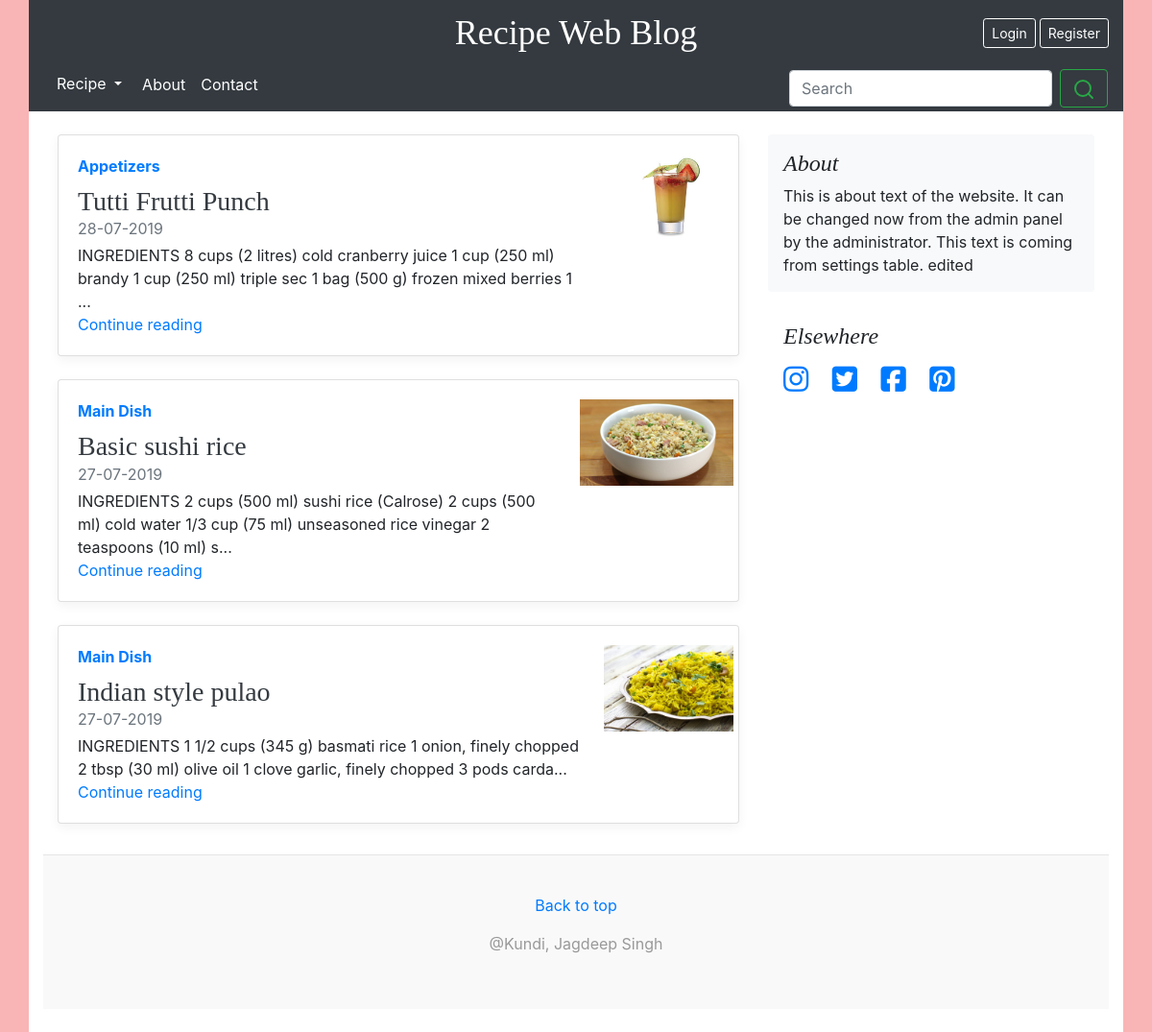
/category.php?id=1, run on the app's committed database.
### tables this page shows
CREATE TABLE `settings` (
  `id` int(10) UNSIGNED NOT NULL,
  `name` varchar(32) NOT NULL,
  `value` varchar(400) NOT NULL,
  `last_changed` timestamp NOT NULL DEFAULT CURRENT_TIMESTAMP
);

CREATE TABLE `recipe` (
  `id` int(11) NOT NULL,
  `name` varchar(50) NOT NULL,
  `serving` tinyint(4) NOT NULL,
  `cooking_time` int(11) NOT NULL,
  `prep_time` int(11) NOT NULL,
  `meal_type_id` int(11) NOT NULL,
  `main_picture` text NOT NULL,
  `description` text NOT NULL,
  `nutrition_fact` text,
  `date` timestamp NOT NULL DEFAULT CURRENT_TIMESTAMP,
  `user_id` int(11) NOT NULL
);

CREATE TABLE `meal_type` (
  `id` int(11) NOT NULL,
  `name` varchar(40) NOT NULL,
  `description` varchar(400) NOT NULL
);

### includes/functions.php (called while the page is built, shortened)
<?php
function is_loggedin() {
  return isset($_SESSION['user_id']);
}
function get_setting($name) {
  $table_name = 'settings';
  $db = (new Database())->getConnection();
  $stmt = $db->prepare('SELECT value FROM '. $table_name .' WHERE name = "'.$name.'" LIMIT 1');
  $stmt->execute();
  if($stmt->rowCount() > 0) {
    return $stmt->fetch()[0];
  } else {
    return null;
  }
}
function get_data_by_id($tablename, $id) {
  $db = (new Database)->getConnection();
  $query = 'SELECT * FROM '. $tablename . ' WHERE id = '. $id;
  $stmt = $db->prepare($query);
  $stmt->execute();
  return $stmt->fetch();
}

### category.php (the view, shortened to what this page needs)
<?php
  $query = 'SELECT * FROM `recipe_category` WHERE `category_id` = '.$_GET['id'];
  $db = (new Database)->getConnection();
  $stmt = $db->prepare($query);
  $stmt->execute();
  $post_ids = $stmt->fetchAll(PDO::FETCH_COLUMN);
  if(!empty($post_ids)) {
    $query = 'SELECT * FROM recipe WHERE id IN ('. implode(',', $post_ids).')';
    $stmt = $db->prepare($query);
    $stmt->execute();
    $posts = $stmt->fetchAll(PDO::FETCH_ASSOC);
  } else {
    $posts = array();
  }
  $total_posts = count($posts);
  include_once 'partials/header.php';
?>
  <main role="main" class="container">
    <div class="row">
      <div class="col-md-8 blog-main">
        <div class="row mb-2">
        <?php
          if($total_posts == 0) {
            echo '<div class="p-3 mb-3">No posts found</div>';
          } else {
            while($total_posts > 0) {
              $index = $total_posts-1;
              echo '<div class="col-md-12">
                <div class="card flex-md-row mb-4 box-shadow h-md-300">
                  <div class="card-body d-flex flex-column align-items-start">
                    <strong class="d-inline-block mb-2 text-primary">' . get_data_by_id('meal_type', $posts[$index]['meal_type_id'])['name'] . '</strong>
                    <h3 class="mb-0">
                      <a class="text-dark" href="single-post.php?id=' . $posts[$index]['id'] . '">' . $posts[$index]['name'] . '</a>
                    </h3>
                    <div class="mb-1 text-muted">' . date('d-m-Y', strtotime(str_replace('-','/', $posts[$index]['date']))) . '</div>
                    <p class="card-text mb-auto">' . strip_tags(substr($posts[$index]['description'],0,get_setting('excerpt_length'))) . '... </p>
                    <a href="single-post.php?id=' . $posts[$index]['id'] . '">Continue reading</a>
                  </div>
                  <img class="card-img-right flex-auto d-none d-md-block" src="' . $posts[$index]['main_picture'] . '" alt="Card image cap">
                </div>
              </div>';
              $total_posts--;
            }
          }
        ?>
        </div>
      </div>
      <?php include_once 'partials/sidebar-widget.php'; ?>
    </div>
  </main>
<?php
    include_once 'partials/footer.php';

### partials/header.php (shortened to what this page needs)
<?php
  $website_name = get_setting('website_name');
?>
<!doctype html>
<html lang="en">
  <head>
    <link rel="stylesheet" href="css/bootstrap.min.css" media="all" />
    <link rel="stylesheet" href="css/main.css" media="all" />
    <link rel="stylesheet" href="https://maxcdn.bootstrapcdn.com/font-awesome/4.5.0/css/font-awesome.min.css">
  </head>
  <body>
    <header class="blog-header container py-3 bg-dark">
      <div class="row flex-nowrap justify-content-between align-items-center">
        <div class="col-4 pt-1">
        </div>
        <div class="col-4 text-center">
          <a class="blog-header-logo text-white" href="index.php"><?php echo $website_name? $website_name : get_config('app', 'name'); ?></a>
        </div>
        <div class="col-4 d-flex justify-content-end align-items-center">
          <?php
            if(is_loggedin()) {
              if(is_admin()) {
                echo '<a class="btn btn-sm btn-outline-secondary mr-1" href="dashboard"> Dashboard </a>';
              } else {
                echo '<a class="btn btn-sm btn-outline-secondary mr-1" href="profile.php"> Profile </a>';
              }
              echo '<a class="btn btn-sm btn-outline-secondary" href="logout.php"> Sign out </a>';
            } else {
              echo '<a class="btn btn-sm btn-outline-secondary mr-1 border-white text-white" href="login.php"> Login </a> <a class="btn btn-sm btn-outline-secondary border-white text-white" href="register.php"> Register </a>';
            }
          ?>
        </div>
      </div>
    </header>
    <div class="container p-0">
      <div class="">
        <nav class="nav d-flex justify-content-start navbar-dark bg-dark px-3">
          <div class="dropdown">
            <button type="button" class="btn btn-default dropdown-toggle text-white" data-toggle="dropdown">
              Recipe
            </button>
          </div>
          <a class="p-2 text-white" href="about.php">About</a>
          <a class="p-2 text-white" href="contact.php">Contact</a>
          <form class="form-inline my-2 my-lg-1 ml-auto" action="search.php">
            <input class="form-control mr-sm-2" name="search" type="search" placeholder="Search" aria-label="Search">
            <button class="btn btn-outline-success my-2 my-sm-0" type="submit"><span data-feather="search"></span></button>
          </form>
        </nav>
      </div>
    </div>
    <div class="container bg-white py-4">

### partials/sidebar-widget.php (shortened to what this page needs)
<aside class="col-md-4 side-widget">
    <div class="p-3 mb-3 bg-light rounded">
        <h4 class="font-italic">About</h4>
        <p class="mb-0">
        <?php
            echo get_setting('website_about');
        ?>
        </p>
    </div>
    <div class="p-3 social-icon">
        <h4 class="font-italic">Elsewhere</h4>
        <ol class="list-unstyled">
        <li><a href="<?php echo get_setting('instagram_link'); ?>" target="new"><i class="fab fa-instagram"></i></a></li>
        <li><a href="<?php echo get_setting('twitter_link'); ?>" target="new"><i class="fab fa-twitter-square"></i></a></li>
        <li><a href="<?php echo get_setting('facebook_link'); ?>" target="new"><i class="fab fa-facebook-square"></i></a></li>
        <li><a href="<?php echo get_setting('pinterest_link'); ?>" target="new" target="new"><i class="fab fa-pinterest-square"></i></a></li>
        </ol>
    </div>
</aside>

### partials/footer.php (shortened to what this page needs)
<footer class="blog-footer">
      <p>
        <a href="#">Back to top</a>
		<p> @Kundi, Jagdeep Singh</p>
      </p>
    </footer>
  </body>
</html>

### css/main.css (style rules this page uses)
body { background-color: #f9b5b5; }
.blog-header { line-height: 1; }
.blog-header-logo { font-family: "Playfair Display", Georgia, "Times New Roman", serif; font-size: 2.25rem; }
h1, h2, h3, h4, h5, h6 { font-family: "Playfair Display", Georgia, "Times New Roman", serif; }
.card-img-right { height: 100%; border-radius: 0 3px 3px 0; }
.flex-auto { -ms-flex: 0 0 auto; -webkit-box-flex: 0; flex: 0 0 auto; }
.box-shadow { box-shadow: 0 .25rem .75rem rgba(0, 0, 0, .05); }
.blog-footer { padding: 2.5rem 0; color: #999; text-align: center; background-color: #f9f9f9; border-top: .05rem solid #e5e5e5; }
.side-widget .social-icon li { display: inline-block; margin-right: 20px; font-size: 30px; }
p.card-text.mb-auto { overflow: hidden; }
img.card-img-right.flex-auto.d-none.d-md-block { height: 110px; padding-top: 20px; padding-right: 5px; }

### data on the page
settings: value "Recipe Web Blog"
recipe: meal_type.name "Appetizers", name "Tutti Frutti Punch", date "28-07-2019", description.value "INGREDIENTS 8 cups (2 litres) cold cranberry juice 1 cup (250 ml) brandy 1 cup (250 ml) triple sec 1 bag (500 g) frozen mixed berries 1", main_picture (picture)
recipe: meal_type.name "Main Dish", name "Basic sushi rice", date "27-07-2019", description.value "INGREDIENTS 2 cups (500 ml) sushi rice (Calrose) 2 cups (500 ml) cold water 1/3 cup (75 ml) unseasoned rice vinegar 2 teaspoons (10 ml) s", main_picture (placeholder picture)
recipe: meal_type.name "Main Dish", name "Indian style pulao", date "27-07-2019", description.value "INGREDIENTS 1 1/2 cups (345 g) basmati rice 1 onion, finely chopped 2 tbsp (30 ml) olive oil 1 clove garlic, finely chopped 3 pods carda", main_picture (picture)
settings: value "This is about text of the website. It can be changed now from the admin panel by the administrator. This text is coming from settings table. edited"
